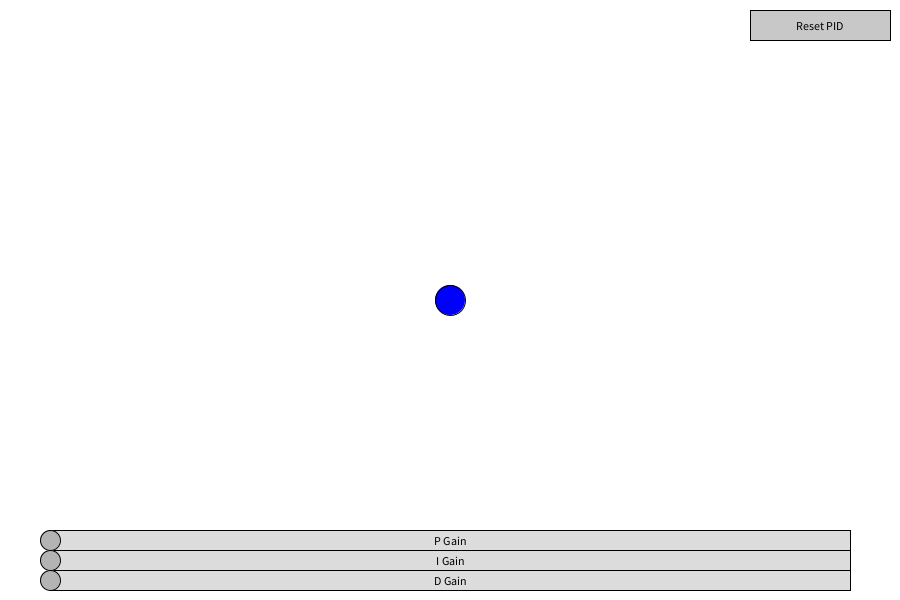
Frame 1 (no input)
Frame 60 (the mouse pressed at the canvas centre just before this capture): identical to frame 1, image omitted
Frame 120 (the mouse held since frame 60 and released just before this capture): identical to frame 1, image omitted

The Processing sketch that drew this single still picture (run headless with seeded random() and noise(); from frame 60 on, the mouse is pressed at the canvas centre):

// Processing sketch: PID_Test
// ── PID_Test.pde
int frequency = 120;
PID xPID = new PID(0, 0, 0, frequency, 10);
PID yPID = new PID(0, 0, 0, frequency, 10);
Ball moveObject = new Ball(0, 0, 25);
Slider pGainSlider;
Slider iGainSlider;
Slider dGainSlider;
Button resetButton;


void setup() {
  size(900, 600);
  frameRate(frequency);
  
  float maxPGain = 1;
  float maxIGain = .1;
  float maxDGain = 1;
  
  moveObject.x = width / 2;
  moveObject.y = height / 2;
  
  // Set up sliders;
  pGainSlider = new Slider(50, height - 70, width - 100, 20, maxPGain, "P Gain");
  iGainSlider = new Slider(50, height - 50, width - 100, 20, maxIGain, "I Gain");
  dGainSlider = new Slider(50, height - 30, width - 100, 20, maxDGain, "D Gain");

  
  // Set up Button;
  resetButton = new Button(width - 150, 10, 140, 30, "Reset PID");
}

void draw() {
  background(255);
  
  // Draw the PID position;
  int x = moveObject.getX();
  int y = moveObject.getY();
  
  int targetX = mouseX;
  int targetY = mouseY;
  
  float xMove = xPID.getMove(targetX, x);
  float yMove = yPID.getMove(targetY, y);
  
  int[] result = moveObject.move(xMove, yMove);
  
  fill(0, 0, 255);
  circle(result[0], result[1], 30);
  
  
  // Update and display the sliders;
  pGainSlider.update();
  pGainSlider.display();
  
  iGainSlider.update();
  iGainSlider.display();
  
  dGainSlider.update();
  dGainSlider.display();
  
  // Draw Button;
  
  resetButton.display();
  
  // Set the gain from the sliders;
  float pGain = pGainSlider.getValue();
  xPID.setPGain(pGain);
  yPID.setPGain(pGain);
  
  float iGain = iGainSlider.getValue();
  xPID.setIGain(iGain);
  yPID.setIGain(iGain);
  
  float dGain = dGainSlider.getValue();
  xPID.setDGain(dGain);
  yPID.setDGain(dGain);
}

// Slider stuff;
void mousePressed() {
  pGainSlider.startDrag();
  iGainSlider.startDrag();
  dGainSlider.startDrag();
  
  if (resetButton.overButton()) {
    xPID.reset();
    yPID.reset();
    pGainSlider.reset();
    iGainSlider.reset();
    dGainSlider.reset();
    
    moveObject.x = width / 2;
    moveObject.y = height / 2;
    moveObject.xMomentum = 0;
    moveObject.yMomentum = 0;
    
  }
}

void mouseReleased() {
  pGainSlider.stopDrag();
  iGainSlider.stopDrag();
  dGainSlider.stopDrag();
}

// ── Ball.pde
class Ball {
  private int x;
  private int y;
  int mass;
  
  float xMomentum;
  float yMomentum;
  
  public Ball(int x, int y, int mass) {
    this.x = x;
    this.y = y;
    this.mass = mass;
    this.xMomentum = 0;
    this.yMomentum = 0;
  }
  
  public int[] move(float xForce, float yForce) {
    
    xMomentum = xMomentum + (xForce / mass);
    yMomentum = yMomentum + (yForce / mass);
    
    x = (int) (x + xMomentum);
    y = (int) (y + yMomentum);
    
    int[] output = {x, y};
    return output;
    
  }
  
  public int getX() {
    return x;
  }
  
  public int getY() {
    return y;
  }
  
}

// ── Button.pde
class Button {
  float x, y, w, h;
  String label;

  Button(float x, float y, float w, float h, String label) {
    this.x = x;
    this.y = y;
    this.w = w;
    this.h = h;
    this.label = label;
  }

  void display() {
    fill(200);
    stroke(0);
    rect(x, y, w, h);
    fill(0);
    textAlign(CENTER, CENTER);
    text(label, x + w/2, y + h/2);
  }

  boolean overButton() {
    return mouseX > x && mouseX < x + w && mouseY > y && mouseY < y + h;
  }
}

// ── PID.pde
class PID {

    private float lastError;
    private float integral;

    private float pGain;
    private float iGain;
    private float dGain;
    private float deltaTime; // Time step for the PID calculations
    private float maxIntegral; // Maximum value for the integral term to prevent windup

    public PID(float pGain, float iGain, float dGain, float frameRate, float maxIntegral) {
        setPGain(pGain);
        setIGain(iGain);
        setDGain(dGain);
        setMaxIntegral(maxIntegral);
        setDeltaTime(frameRate);
        reset();
    }

    private void setDeltaTime(float frameRate) {
        if (frameRate <= 0) {
            throw new IllegalArgumentException("Frame rate must be positive.");
        }
        this.deltaTime = 1.0f / frameRate;
    }

    private float pTerm(float error) {
        return error * pGain;
    }

    private float iTerm(float error) {
        integral += error * deltaTime;
        integral = clamp(integral, -maxIntegral, maxIntegral);
        return integral * iGain;
    }

    private float dTerm(float error) {
        float derivative = (error - lastError) / deltaTime;
        lastError = error;
        return derivative * dGain;
    }

    public float getMove(float target, float actual) {
        float error = target - actual;

        float output = 0;
        output += pTerm(error);
        output += iTerm(error);
        output += dTerm(error);

        return output;
    }

    public void reset() {
        lastError = 0;
        integral = 0;
    }

    private float clamp(float value, float min, float max) {
        return Math.max(min, Math.min(max, value));
    }

    // Setters for gains and max integral
    public void setPGain(float pGain) {
        this.pGain = pGain;
    }

    public void setIGain(float iGain) {
        this.iGain = iGain;
    }

    public void setDGain(float dGain) {
        this.dGain = dGain;
    }

    public void setMaxIntegral(float maxIntegral) {
        this.maxIntegral = maxIntegral;
    }
}

// ── Slider.pde
class Slider {
  float x, y, w, h, maxValue;
  float handleX, handleY, handleSize;
  String nameTag; // Variable for the name tag
  boolean dragging = false;

  Slider(float x, float y, float w, float h, float maxValue, String nameTag) {
    this.x = x;
    this.y = y;
    this.w = w;
    this.h = h;
    this.maxValue = maxValue;
    this.nameTag = nameTag;

    this.handleSize = 20;
    this.handleX = x;
    this.handleY = y + h / 2;
  }

  void display() {
    // Draw slider track
    stroke(0);
    fill(220);
    rect(x, y, w, h);
  
    // Draw slider handle
    fill(180);
    circle(handleX, handleY, handleSize);
  
    // Display the name tag centered in the y position of the bar
    fill(0);
    textAlign(CENTER, CENTER); // Set text alignment to center
    text(nameTag, x + w / 2, y + h / 2); // Position the text in the center of the bar
  }


  void update() {
    if (dragging) {
      handleX = constrain(mouseX, x, x + w);
    }
  }

  boolean overHandle() {
    return dist(mouseX, mouseY, handleX, handleY) < handleSize / 2;
  }

  float getValue() {
    return map(handleX, x, x + w, 0, maxValue);
  }

  void startDrag() {
    if (overHandle()) {
      dragging = true;
    }
  }

  void stopDrag() {
    dragging = false;
  }
  
  void reset() {
    handleX = x; // Reset handle to the initial position
  }
}
